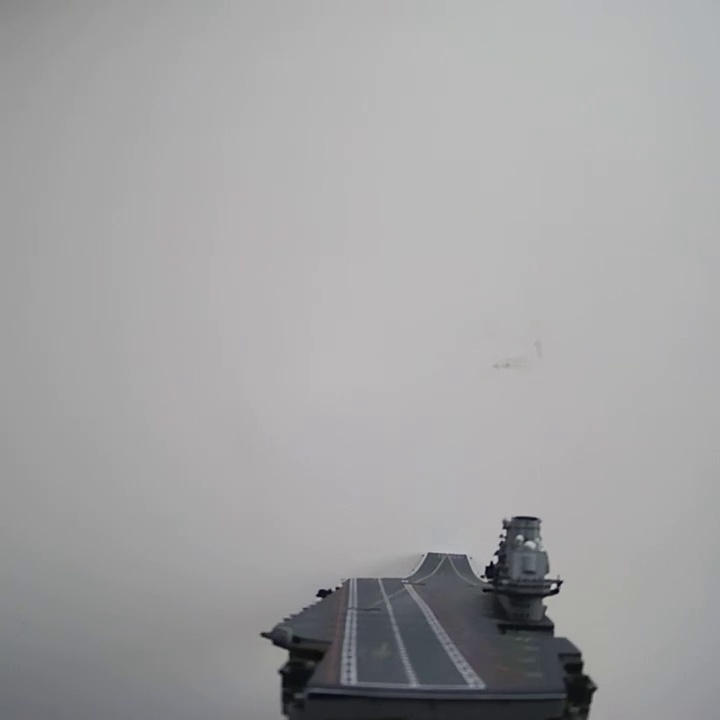
//> input picture dataset/picture/11.jpg, 720 x 720 px
$ ./orb_cv ../../../dataset/picture/11.jpg ../../../dataset/picture/12.jpg   (built with g++ and OpenCV 4)
//> lines starting //> are read from the running program, lines starting //| are printed output that depends on the picture
#include <iostream>
#include <opencv2/core/core.hpp>
#include <opencv2/features2d/features2d.hpp>
#include <opencv2/highgui/highgui.hpp>
#include <chrono>

using namespace std;
using namespace cv;

int main(int argc, char **argv) {
  if (argc != 3) {
    cout << "usage: feature_extraction img1 img2" << endl;
    return 1;
  }
  //-- 读取图像
  Mat img_1 = imread(argv[1], CV_LOAD_IMAGE_COLOR);
//> img_1 is the input picture: 720 rows x 720 cols, CV_8UC3; mean B, G, R 162.7, 161.8, 161.9
  Mat img_2 = imread(argv[2], CV_LOAD_IMAGE_COLOR);
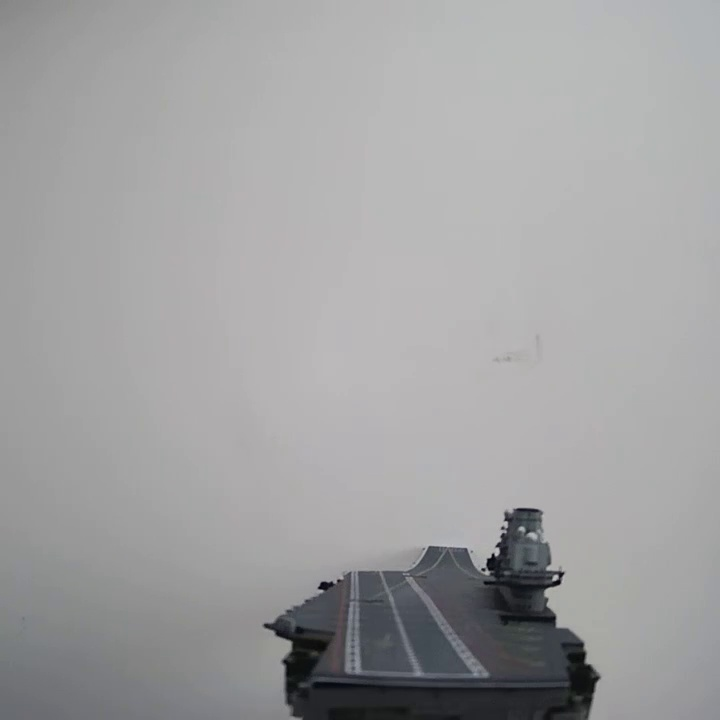
//> input picture dataset/picture/12.jpg, 720 x 720 px
//> img_2 is the input picture: 720 rows x 720 cols, CV_8UC3; mean B, G, R 161.6, 160.8, 160.8
  assert(img_1.data != nullptr && img_2.data != nullptr);

  //-- 初始化
  std::vector<KeyPoint> keypoints_1, keypoints_2;
  Mat descriptors_1, descriptors_2;
  Ptr<FeatureDetector> detector = ORB::create();
  Ptr<DescriptorExtractor> descriptor = ORB::create();
  Ptr<DescriptorMatcher> matcher = DescriptorMatcher::create("BruteForce-Hamming");

  //-- 第一步:检测 Oriented FAST 角点位置
  chrono::steady_clock::time_point t1 = chrono::steady_clock::now();
  detector->detect(img_1, keypoints_1);
//> keypoints_1 = 494 keypoints; strongest (x, y, size): (491, 562, 31), (491, 563, 37.2), (553, 585, 44.6), (554, 584, 37.2)
  detector->detect(img_2, keypoints_2);
//> keypoints_2 = 497 keypoints; strongest (x, y, size): (556, 576, 44.6), (493, 554, 31), (492, 554, 37.2), (496, 554, 31)

  //-- 第二步:根据角点位置计算 BRIEF 描述子
  descriptor->compute(img_1, keypoints_1, descriptors_1);
  descriptor->compute(img_2, keypoints_2, descriptors_2);
  chrono::steady_clock::time_point t2 = chrono::steady_clock::now();
  chrono::duration<double> time_used = chrono::duration_cast<chrono::duration<double>>(t2 - t1);
  cout << "extract ORB cost = " << time_used.count() << " seconds. " << endl;

  Mat outimg1;
  drawKeypoints(img_1, keypoints_1, outimg1, Scalar::all(-1), DrawMatchesFlags::DEFAULT);
  imshow("ORB features", outimg1);

  //-- 第三步:对两幅图像中的BRIEF描述子进行匹配，使用 Hamming 距离
  vector<DMatch> matches;
  t1 = chrono::steady_clock::now();
  matcher->match(descriptors_1, descriptors_2, matches);
//> matches = 494 matches
  t2 = chrono::steady_clock::now();
  time_used = chrono::duration_cast<chrono::duration<double>>(t2 - t1);
  cout << "match ORB cost = " << time_used.count() << " seconds. " << endl;

  //-- 第四步:匹配点对筛选
  // 计算最小距离和最大距离
  auto min_max = minmax_element(matches.begin(), matches.end(),
                                [](const DMatch &m1, const DMatch &m2) { return m1.distance < m2.distance; });
  double min_dist = min_max.first->distance;
//> min_dist = 3
  double max_dist = min_max.second->distance;
//> max_dist = 71

  printf("-- Max dist : %f \n", max_dist);
//| -- Max dist : 71.000000
  printf("-- Min dist : %f \n", min_dist);
//| -- Min dist : 3.000000

  //当描述子之间的距离大于两倍的最小距离时,即认为匹配有误.但有时候最小距离会非常小,设置一个经验值30作为下限.
  std::vector<DMatch> good_matches;
  for (int i = 0; i < descriptors_1.rows; i++) {
    if (matches[i].distance <= max(2 * min_dist, 30.0)) {
      good_matches.push_back(matches[i]);
    }
  }
//> after the loop, good_matches = 364 matches

  //-- 第五步:绘制匹配结果
  Mat img_match;
  Mat img_goodmatch;
  drawMatches(img_1, keypoints_1, img_2, keypoints_2, matches, img_match);
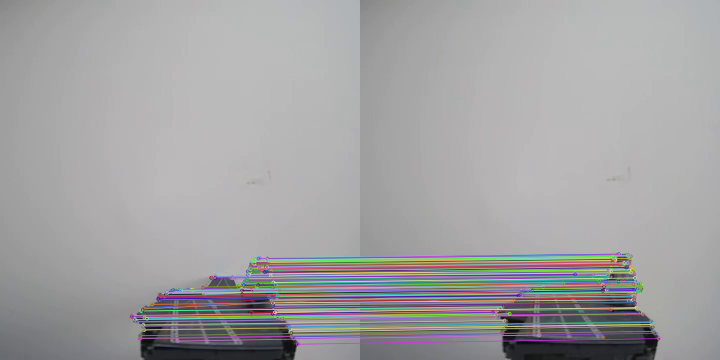
//> img_match: 720 rows x 1440 cols, CV_8UC3 (shown at 1/2 size); mean B, G, R 162.7, 161.5, 162.2
  drawMatches(img_1, keypoints_1, img_2, keypoints_2, good_matches, img_goodmatch);
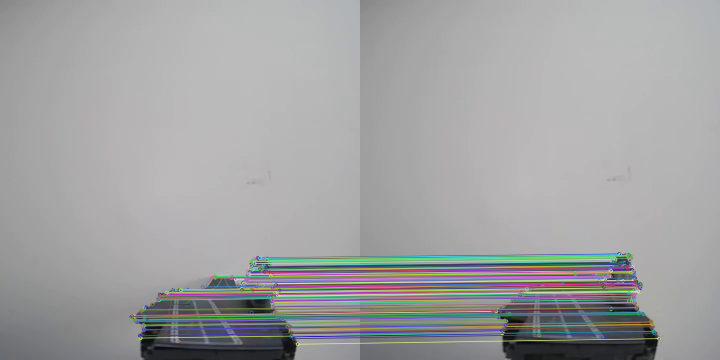
//> img_goodmatch: 720 rows x 1440 cols, CV_8UC3 (shown at 1/2 size); mean B, G, R 162, 161.5, 160.9
  imshow("all matches", img_match);
  imshow("good matches", img_goodmatch);
  waitKey(0);

  return 0;
}
